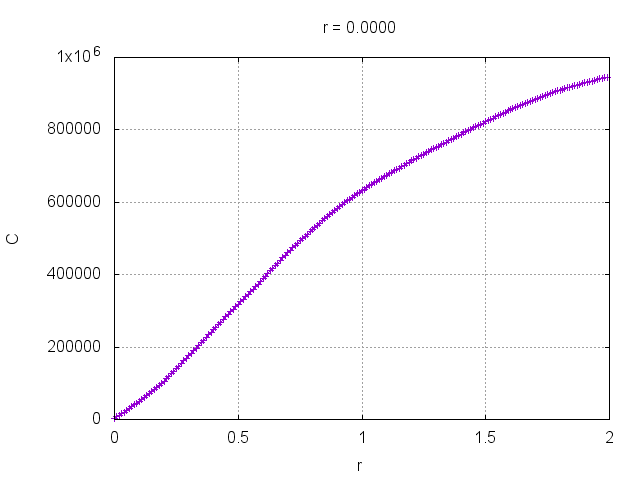

The gnuplot source for this figure:
set grid
set title "r = 0.0000"
set xrange [0:2]
set yrange [0:1000000]
set xlabel "r"
set ylabel "C"
plot "r=0.0000Hist-sum.dat" using 1:2 with lp notitle
pause 2
set terminal png
set output "r=0.0000Hist-sum.png"
replot
set terminal x11
